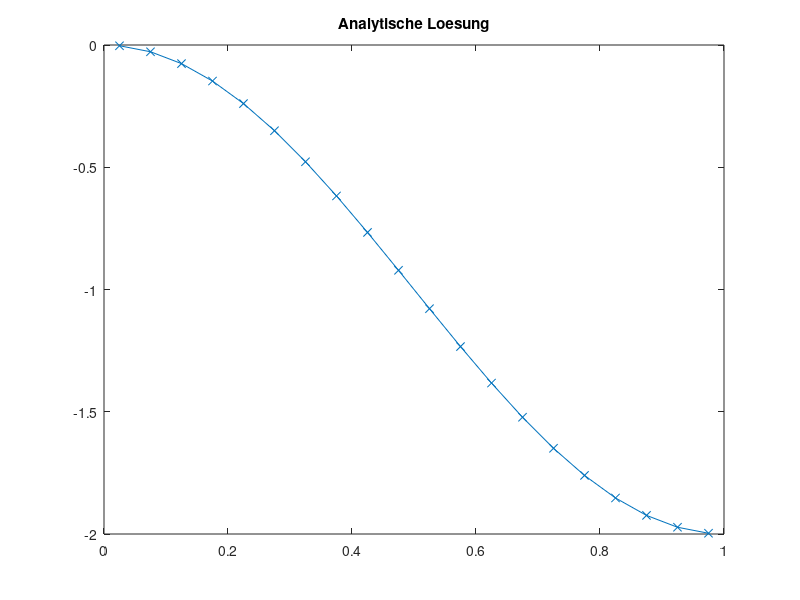
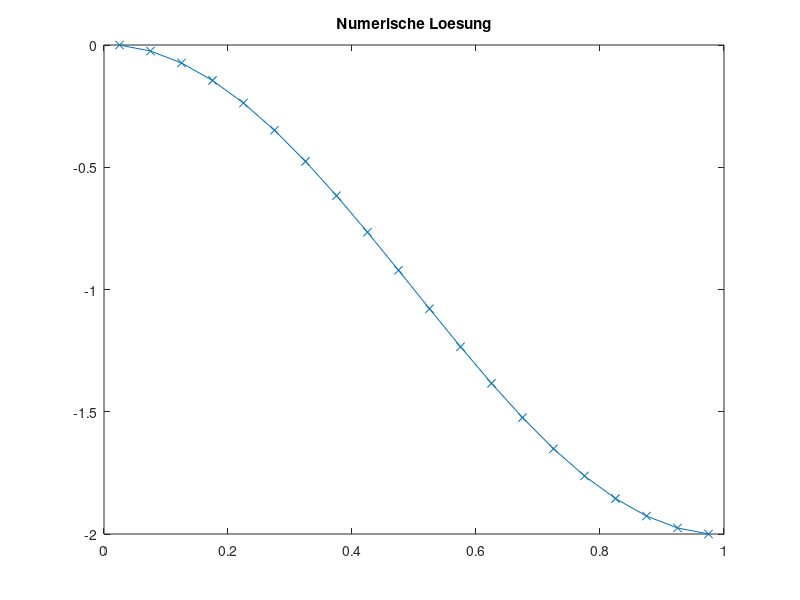
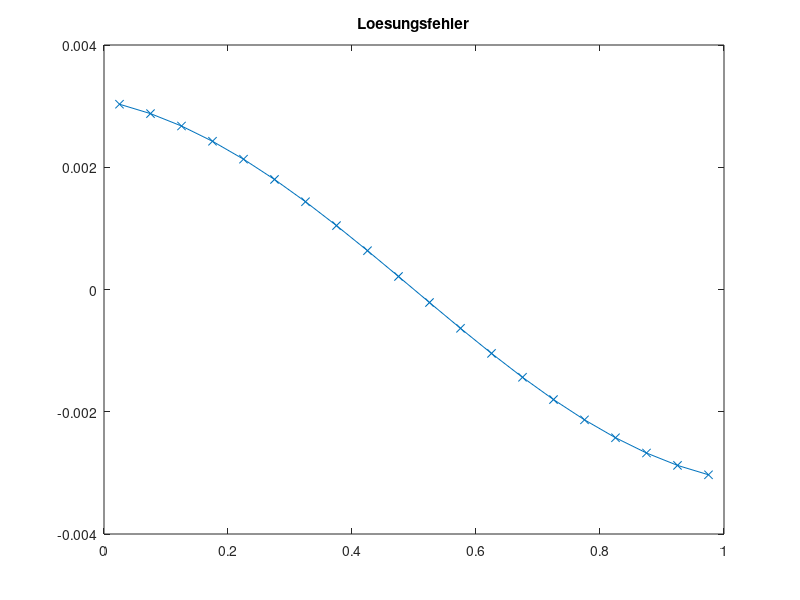
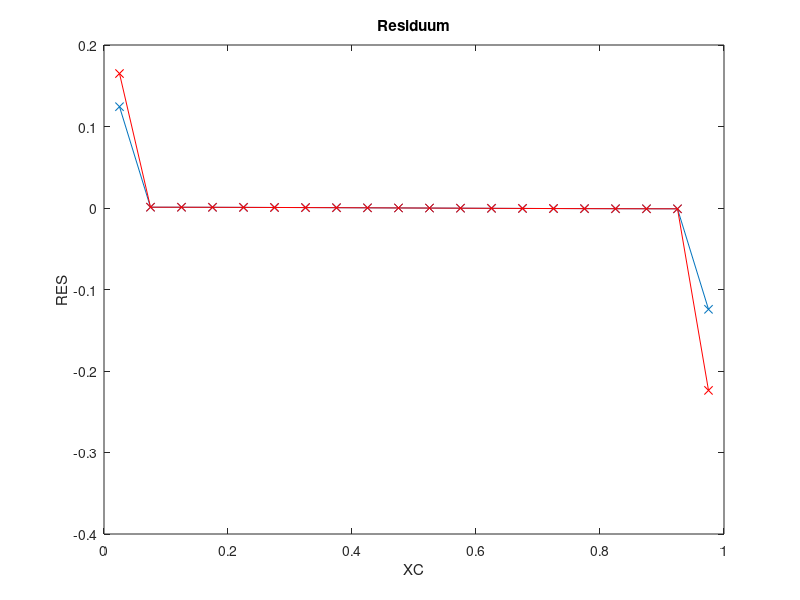

Write MATLAB code to recreate these figures, in order.
clc
clear all
close all

%SOL=@(x) sin(pi*x)+1;
%MSOL=@(x)-pi^2*sin(pi*x);

SOL=@(x) cos(pi*x)-1;
MSOL=@(x)-pi^2*cos(pi*x);

DIF=1.0;
ALPHA=0.9;
XMIN=0.0;
XMAX=1.0;
N=20;
%KV's

% Immer feiner werdendes Gitter nach Lehrbuch
%X = zeros(1,N+1);
%for I=1:N+1
%  X(I) = XMIN + (ALPHA^(I-1)-1)/(ALPHA^N-1)*(XMAX-XMIN);
%end
X=linspace(XMIN,XMAX,N+1);

% N halbieren
%for j=1:1 % jeder Durchlauf entfernt Hälfte der Punkte
%  fprintf('abc');
%
%idx =1;
%X2=0;
%for i=1:N+1
%  if mod(i, 2)==1
%    X2(idx)=X(i);
%    idx=idx+1;
%  end
%end
%X=X2;
%N=length(X)-1;
%end

XC = (X(1:N)+X(2:N+1))/2;
XCR = [XMIN, XC, XMAX];

%%% ANALYTISCHE LÖSUNG
TA = zeros(1, N);
for I=1:N
  TA(I)=SOL(XC(I));
end

figure(1)
plot(XC, TA, 'x-');
title('Analytische Loesung')

%%% FVM Lösung

% Randbedingungen
RBE = SOL(XMAX);
RBW = SOL(XMIN);

% Koeffizienten speichern
AP = zeros(1, N);
AE = zeros(1, N);
AW = zeros(1, N);

for I=1:N
  DXE = XCR(I+2)-XCR(I+1);
  DXW = XCR(I+1)-XCR(I);

  AE(I) = DIF/(DXE);
  AW(I) = DIF/(DXW);

  AP(I) = -AE(I)-AW(I);
end

% Gesamtgleichungssystem aufstellen
A = zeros(N);
b = zeros(N,1);

for I=1:N
  b(I) = MSOL(XC(I))*(X(I+1)-X(I));

  % Hauptdiagonale
  A(I,I) = AP(I);

  % Westliche Nebendiagonale
  if mod(I,N)==1
    b(I) = b(I)-AW(I)*RBW;
  else
    A(I, I-1) = AW(I);
  end

  % Östliche Nebendiagonale
  if mod(I,N)==0
    b(I) = b(I)-AE(I)*RBE;
  else
    A(I, I+1) = AE(I);
  end
end

T=A\b;

figure(2)
plot(XC, T, 'x-');
title('Numerische Loesung')

%%% Lösungsfehler berechnen
SERR=0.0;
ERR=zeros(1, N);
for I=1:N
    ERR(I)=T(I)-TA(I);
    SERR=SERR+ERR(I)^2;
end
SERR=sqrt(SERR/(N));

figure(3)
plot(XC, ERR, 'x-');
title('Loesungsfehler')

fprintf('Summierter Fehler %16.10e N=%g\n', SERR, length(X));


%%%% ORDNUNG  BESTIMMEN
% für verdünntes Gitter
% cos, äquidistand
ERR5=3.3333911793e-02;
ERR10=8.2165441917e-03;
ERR20=2.0468563747e-03;
ERR40=5.1125958817e-04;
ERR80=1.2778649795e-04;


op=log((ERR5)/(ERR10))/log(2);
fprintf('Ordnung des Verfahrens %16.10e \n',op  );
op=log((ERR10)/(ERR20))/log(2);
fprintf('Ordnung des Verfahrens %16.10e \n',op  );
op=log((ERR20)/(ERR40))/log(2);
fprintf('Ordnung des Verfahrens %16.10e \n',op  );
op=log((ERR40)/(ERR80))/log(2);
fprintf('Ordnung des Verfahrens %16.10e \n',op  );


%%%% RESIDUUM BERECHNEN
t=zeros(N, 1);
for I=1:N
    t(I)=SOL(XC(I));
end

RES=A*t-b;

figure(4)
plot(XC,RES,'x-');

xlabel('XC')
ylabel('RES')
title('Residuum')

%%%% Truncation Error berechnen

% b ohne Randwerte
TERR=zeros(1, N);
for I=1:N
  b(I) = MSOL(XC(I));
end

% Source term
TERRS=zeros(N,1);
for I=1:N
  % benötigte Werte zwischenspeichern
  XP=XCR(I+1);
  Xe=X(I+1);
  Xw=X(I);

  DX = Xe-Xw;
  fP=b(I);

  % west
  if I==1
    fE=b(I+1);
    XE=XCR(I+2);

    TERRS(I) = 1/(6*DX)*((fE-fP)/(XE-XP)-(fP-RBW)/(XP-Xw))*((Xe-XP)^3-(Xw-XP)^3);
  % east
  elseif I==N
    fW=b(I-1);
    XW=XCR(I);

    TERRS(I) = 1/(6*DX)*((RBE-fP)/(Xe-XP)-(fP-fW)/(XP-XW))*((Xe-XP)^3-(Xw-XP)^3);
  % central
  else
    fE=b(I+1);
    XE=XCR(I+2);
    fW=b(I-1);
    XW=XCR(I);

    TERRS(I) = 1/(6*DX)*((fE-fP)/(XE-XP)-(fP-fW)/(XP-XW))*((Xe-XP)^3-(Xw-XP)^3);
  end
end

% Diffusion Term east
TERRDE=zeros(N,1);
TERRDW=zeros(N,1);
for I=1:N
  % benötigte Werte zwischenspeichern
  XP=XCR(I+1);
  TP=T(I);
  fP=b(I);
  Xe=X(I+1);
  Xw=X(I);

  DX = Xe-Xw;

  % west
  if I==1
		XEE=XCR(I+3);
    TEE=T(I+2);

    XE=XCR(I+2);
    TE=T(I+1);
    fE=b(I+1);

    Xee=X(I+2);
    De = (Xe-XP)/(XE-XP);
    Te = De * TE + (1-De) * TP;

    TERRDE(I) = 1/(2*(XE-XP))*((TEE-TP)/(XEE-XP)-(TE-RBW)/(XE-Xw))...
      * (((XP-Xe)^2-(XE-Xe)^2)/(XE-XP))...
      + (1/(Xee-Xe)*((TEE-TE)/(XEE-XE)-(TE-TP)/(XE-XP)) - 1/(Xe-Xw)*((TE-TP)/(XE-XP)-(TP-RBW)/(XP-Xw)))...
      * 1/(6*(XE-XP))*(((XP-Xe)^3-(XE-Xe)^3)/(XE-XP));

    TERRDW(I) = -1/2*((Te-RBW)/(Xe-Xw) - (TP-RBW)/(XP-Xw));

  % west +1
  elseif I==2
		XEE=XCR(I+3);
    TEE=T(I+2);
	
    XW=XCR(I);
    TW=T(I-1);
    fW=b(I-1);

    XE=XCR(I+2);
    TE=T(I+1);
    fE=b(I+1);

    Xww=X(I-1);
    Xee=X(I+2);

    TERRDE(I) = 1/(2*(XE-XP))*((TEE-TP)/(XEE-XP)-(TE-TW)/(XE-XW))...
      * (((XP-Xe)^2-(XE-Xe)^2)/(XE-XP))...
      + (1/(Xee-Xe)*((TEE-TE)/(XEE-XE)-(TE-TP)/(XE-XP)) - 1/(Xe-Xw)*((TE-TP)/(XE-XP)-(TP-TW)/(XP-XW)))...
      * 1/(6*(XE-XP))*(((XP-Xe)^3-(XE-Xe)^3)/(XE-XP));

    TERRDW(I) = 1/(2*(XP-XW))*((TE-TW)/(XE-XW)-(TP-RBW)/(XP-Xww))...
      * (((XW-Xw)^2-(XP-Xw)^2)/(XP-XW))...
      + (1/(Xe-Xw)*((TE-TP)/(XE-XP)-(TP-TW)/(XP-XW)) - 1/(Xw-Xww)*((TP-TW)/(XP-XW)-(TW-RBW)/(XW-Xww)))...
      * 1/(6*(XP-XW))*(((XW-Xw)^3-(XP-Xw)^3)/(XP-XW));

  % east -1
  elseif I==N-1
    XW=XCR(I);
    TW=T(I-1);
    fW=b(I-1);

    XE=XCR(I+2);
    TE=T(I+1);
    fE=b(I+1);

    Xee=X(I+2);
		XWW=XCR(I-1);
		TWW=T(I-2);
    Xww=X(I-1);

    TERRDE(I) = 1/(2*(XE-XP))*((RBE-TP)/(Xee-XP)-(TE-TW)/(XE-XW))...
      * (((XP-Xe)^2-(XE-Xe)^2)/(XE-XP))...
      + (1/(Xee-Xe)*((RBE-TE)/(Xee-XE)-(TE-TP)/(XE-XP)) - 1/(Xe-Xw)*((TE-TP)/(XE-XP)-(TP-TW)/(XP-XW)))...
      * 1/(6*(XE-XP))*(((XP-Xe)^3-(XE-Xe)^3)/(XE-XP));

    TERRDW(I) = 1/(2*(XP-XW))*((TE-TW)/(XE-XW)-(TP-TWW)/(XP-XWW))...
      * (((XW-Xw)^2-(XP-Xw)^2)/(XP-XW))...
      + (1/(Xe-Xw)*((TE-TP)/(XE-XP)-(TP-TW)/(XP-XW)) - 1/(Xw-Xww)*((TP-TW)/(XP-XW)-(TW-TWW)/(XW-XWW)))...
      * 1/(6*(XP-XW))*(((XW-Xw)^3-(XP-Xw)^3)/(XP-XW));

  % east
  elseif I==N
    Dw = (XP-Xw)/(XP-XW);
    Tw = Dw * TW + (1-Dw)*TP;
    Xww=X(I-1);

    XW=XCR(I);
    TW=T(I-1);
    fW=b(I-1);

    TERRDE(I) = 1/2*((RBE-TP)/(Xe-XP) - (RBE-Tw)/(Xe-Xw));

    TERRDW(I) = 1/(2*(XP-XW))*((RBE-TW)/(Xe-XW)-(TP-TWW)/(XP-XWW))...
      * (((XW-Xw)^2-(XP-Xw)^2)/(XP-XW))...
      + (1/(Xe-Xw)*((RBE-TP)/(Xe-XP)-(TP-TW)/(XP-XW)) - 1/(Xw-Xww)*((TP-TW)/(XP-XW)-(TW-TWW)/(XW-XWW)))...
      * 1/(6*(XP-XW))*(((XW-Xw)^3-(XP-Xw)^3)/(XP-XW));
  else
		XEE=XCR(I+3);
    TEE=T(I+2);
	
    XW=XCR(I);
    TW=T(I-1);
    fW=b(I-1);

    XE=XCR(I+2);
    TE=T(I+1);
    fE=b(I+1);

    Xee=X(I+2);
    Xww=X(I-1);
		XWW=XCR(I-1);
		TWW=T(I-2);

    TERRDE(I) = 1/(2*(XE-XP))*((TEE-TP)/(XEE-XP)-(TE-TW)/(XE-XW))...
      * (((XP-Xe)^2-(XE-Xe)^2)/(XE-XP))...
      + (1/(Xee-Xe)*((TEE-TE)/(XEE-XE)-(TE-TP)/(XE-XP)) - 1/(Xe-Xw)*((TE-TP)/(XE-XP)-(TP-TW)/(XP-XW)))...
      * 1/(6*(XE-XP))*(((XP-Xe)^3-(XE-Xe)^3)/(XE-XP));
    TERRDW(I) = 1/(2*(XP-XW))*((TE-TW)/(XE-XW)-(TP-TWW)/(XP-XWW))...
      * (((XW-Xw)^2-(XP-Xw)^2)/(XP-XW))...
      + (1/(Xe-Xw)*((TE-TP)/(XE-XP)-(TP-TW)/(XP-XW)) - 1/(Xw-Xww)*((TP-TW)/(XP-XW)-(TW-TWW)/(XW-XWW)))...
      * 1/(6*(XP-XW))*(((XW-Xw)^3-(XP-Xw)^3)/(XP-XW));
  end
end

for I=1:N
  TERR(I) = TERRS(I)-TERRDE(I)+TERRDW(I);
end


hold on;
plot(XC, TERR, 'rx-');

figure(5)
plot(XC, RES-TERR', 'x-');
title('RES - TE')
